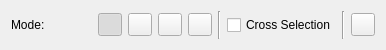
<?xml version="1.0" encoding="UTF-8"?>
<ui version="4.0">
 <class>SelectRectangle</class>
 <widget class="QWidget" name="SelectRectangle">
  <property name="geometry">
   <rect>
    <x>0</x>
    <y>0</y>
    <width>386</width>
    <height>50</height>
   </rect>
  </property>
  <layout class="QHBoxLayout">
   <item>
    <widget class="QLabel" name="labelMode">
     <property name="text">
      <string>Mode:</string>
     </property>
    </widget>
   </item>
   <item>
    <widget class="QToolButton" name="ModeReplace">
     <property name="toolTip">
      <string>Replace the current selection</string>
     </property>
     <property name="icon">
      <iconset>
       <normaloff>../SelectionModeReplace.svg</normaloff>../SelectionModeReplace.svg</iconset>
     </property>
     <property name="checkable">
      <bool>true</bool>
     </property>
     <property name="checked">
      <bool>true</bool>
     </property>
     <property name="autoExclusive">
      <bool>true</bool>
     </property>
     <attribute name="buttonGroup">
      <string notr="true">SelectionMode</string>
     </attribute>
    </widget>
   </item>
   <item>
    <widget class="QToolButton" name="ModeAdd">
     <property name="toolTip">
      <string>Add to the current selection</string>
     </property>
     <property name="icon">
      <iconset>
       <normaloff>../SelectionModeAdd.svg</normaloff>../SelectionModeAdd.svg</iconset>
     </property>
     <property name="checkable">
      <bool>true</bool>
     </property>
     <property name="autoExclusive">
      <bool>true</bool>
     </property>
     <attribute name="buttonGroup">
      <string notr="true">SelectionMode</string>
     </attribute>
    </widget>
   </item>
   <item>
    <widget class="QToolButton" name="ModeRemove">
     <property name="toolTip">
      <string>Subtract from the current selection</string>
     </property>
     <property name="icon">
      <iconset>
       <normaloff>../SelectionModeRemove.svg</normaloff>../SelectionModeRemove.svg</iconset>
     </property>
     <property name="checkable">
      <bool>true</bool>
     </property>
     <property name="autoExclusive">
      <bool>true</bool>
     </property>
     <attribute name="buttonGroup">
      <string notr="true">SelectionMode</string>
     </attribute>
    </widget>
   </item>
   <item>
    <widget class="QToolButton" name="ModeIntersect">
     <property name="toolTip">
      <string>Intersect with the current selection</string>
     </property>
     <property name="icon">
      <iconset>
       <normaloff>../SelectionModeIntersect.svg</normaloff>../SelectionModeIntersect.svg</iconset>
     </property>
     <property name="checkable">
      <bool>true</bool>
     </property>
     <property name="autoExclusive">
      <bool>true</bool>
     </property>
     <attribute name="buttonGroup">
      <string notr="true">SelectionMode</string>
     </attribute>
    </widget>
   </item>
   <item>
    <widget class="Line" name="line">
     <property name="orientation">
      <enum>Qt::Vertical</enum>
     </property>
    </widget>
   </item>
   <item>
    <widget class="QCheckBox" name="CrossSelection">
     <property name="text">
      <string>Cross Selection</string>
     </property>
    </widget>
   </item>
   <item>
    <widget class="Line" name="line_2">
     <property name="orientation">
      <enum>Qt::Vertical</enum>
     </property>
    </widget>
   </item>
   <item>
    <widget class="QToolButton" name="Reset"/>
   </item>
  </layout>
 </widget>
 <resources/>
 <connections/>
 <buttongroups>
  <buttongroup name="SelectionMode"/>
 </buttongroups>
</ui>
